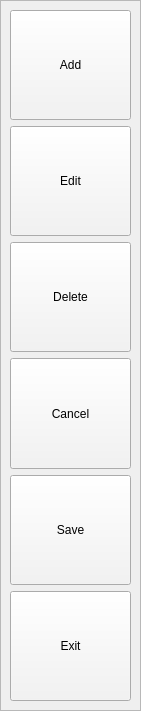
  <widget class="QFrame" name="frame_2">
   <property name="geometry">
    <rect>
     <x>10</x>
     <y>10</y>
     <width>141</width>
     <height>711</height>
    </rect>
   </property>
   <property name="frameShape">
    <enum>QFrame::StyledPanel</enum>
   </property>
   <property name="frameShadow">
    <enum>QFrame::Raised</enum>
   </property>
   <widget class="QWidget" name="verticalLayoutWidget">
    <property name="geometry">
     <rect>
      <x>10</x>
      <y>10</y>
      <width>121</width>
      <height>691</height>
     </rect>
    </property>
    <layout class="QVBoxLayout" name="verticalLayout">
     <item>
      <widget class="QPushButton" name="pushButton_2">
       <property name="sizePolicy">
        <sizepolicy hsizetype="MinimumExpanding" vsizetype="MinimumExpanding">
         <horstretch>0</horstretch>
         <verstretch>0</verstretch>
        </sizepolicy>
       </property>
       <property name="palette">
        <palette>
         <active>
          <colorrole role="Button">
           <brush brushstyle="SolidPattern">
            <color alpha="255">
             <red>243</red>
             <green>243</green>
             <blue>243</blue>
            </color>
           </brush>
          </colorrole>
          <colorrole role="ButtonText">
           <brush brushstyle="SolidPattern">
            <color alpha="255">
             <red>0</red>
             <green>0</green>
             <blue>0</blue>
            </color>
           </brush>
          </colorrole>
         </active>
         <inactive>
          <colorrole role="Button">
           <brush brushstyle="SolidPattern">
            <color alpha="255">
             <red>243</red>
             <green>243</green>
             <blue>243</blue>
            </color>
           </brush>
          </colorrole>
          <colorrole role="ButtonText">
           <brush brushstyle="SolidPattern">
            <color alpha="255">
             <red>0</red>
             <green>0</green>
             <blue>0</blue>
            </color>
           </brush>
          </colorrole>
         </inactive>
         <disabled>
          <colorrole role="Button">
           <brush brushstyle="SolidPattern">
            <color alpha="255">
             <red>243</red>
             <green>243</green>
             <blue>243</blue>
            </color>
           </brush>
          </colorrole>
          <colorrole role="ButtonText">
           <brush brushstyle="SolidPattern">
            <color alpha="255">
             <red>190</red>
             <green>190</green>
             <blue>190</blue>
            </color>
           </brush>
          </colorrole>
         </disabled>
        </palette>
       </property>
       <property name="text">
        <string>Add</string>
       </property>
      </widget>
     </item>
     <item>
      <widget class="QPushButton" name="pushButton_3">
       <property name="sizePolicy">
        <sizepolicy hsizetype="MinimumExpanding" vsizetype="MinimumExpanding">
         <horstretch>0</horstretch>
         <verstretch>0</verstretch>
        </sizepolicy>
       </property>
       <property name="palette">
        <palette>
         <active>
          <colorrole role="Button">
           <brush brushstyle="SolidPattern">
            <color alpha="255">
             <red>243</red>
             <green>243</green>
             <blue>243</blue>
            </color>
           </brush>
          </colorrole>
          <colorrole role="Text">
           <brush brushstyle="SolidPattern">
            <color alpha="255">
             <red>255</red>
             <green>255</green>
             <blue>255</blue>
            </color>
           </brush>
          </colorrole>
          <colorrole role="ButtonText">
           <brush brushstyle="SolidPattern">
            <color alpha="255">
             <red>0</red>
             <green>0</green>
             <blue>0</blue>
            </color>
           </brush>
          </colorrole>
         </active>
         <inactive>
          <colorrole role="Button">
           <brush brushstyle="SolidPattern">
            <color alpha="255">
             <red>243</red>
             <green>243</green>
             <blue>243</blue>
            </color>
           </brush>
          </colorrole>
          <colorrole role="Text">
           <brush brushstyle="SolidPattern">
            <color alpha="255">
             <red>255</red>
             <green>255</green>
             <blue>255</blue>
            </color>
           </brush>
          </colorrole>
          <colorrole role="ButtonText">
           <brush brushstyle="SolidPattern">
            <color alpha="255">
             <red>0</red>
             <green>0</green>
             <blue>0</blue>
            </color>
           </brush>
          </colorrole>
         </inactive>
         <disabled>
          <colorrole role="Button">
           <brush brushstyle="SolidPattern">
            <color alpha="255">
             <red>243</red>
             <green>243</green>
             <blue>243</blue>
            </color>
           </brush>
          </colorrole>
          <colorrole role="Text">
           <brush brushstyle="SolidPattern">
            <color alpha="255">
             <red>190</red>
             <green>190</green>
             <blue>190</blue>
            </color>
           </brush>
          </colorrole>
          <colorrole role="ButtonText">
           <brush brushstyle="SolidPattern">
            <color alpha="255">
             <red>190</red>
             <green>190</green>
             <blue>190</blue>
            </color>
           </brush>
          </colorrole>
         </disabled>
        </palette>
       </property>
       <property name="text">
        <string>Edit</string>
       </property>
      </widget>
     </item>
     <item>
      <widget class="QPushButton" name="pushButton_4">
       <property name="sizePolicy">
        <sizepolicy hsizetype="MinimumExpanding" vsizetype="MinimumExpanding">
         <horstretch>0</horstretch>
         <verstretch>0</verstretch>
        </sizepolicy>
       </property>
       <property name="palette">
        <palette>
         <active>
          <colorrole role="Button">
           <brush brushstyle="SolidPattern">
            <color alpha="255">
             <red>243</red>
             <green>243</green>
             <blue>243</blue>
            </color>
           </brush>
          </colorrole>
          <colorrole role="ButtonText">
           <brush brushstyle="SolidPattern">
            <color alpha="255">
             <red>0</red>
             <green>0</green>
             <blue>0</blue>
            </color>
           </brush>
          </colorrole>
         </active>
         <inactive>
          <colorrole role="Button">
           <brush brushstyle="SolidPattern">
            <color alpha="255">
             <red>243</red>
             <green>243</green>
             <blue>243</blue>
            </color>
           </brush>
          </colorrole>
          <colorrole role="ButtonText">
           <brush brushstyle="SolidPattern">
            <color alpha="255">
             <red>0</red>
             <green>0</green>
             <blue>0</blue>
            </color>
           </brush>
          </colorrole>
         </inactive>
         <disabled>
          <colorrole role="Button">
           <brush brushstyle="SolidPattern">
            <color alpha="255">
             <red>243</red>
             <green>243</green>
             <blue>243</blue>
            </color>
           </brush>
          </colorrole>
          <colorrole role="ButtonText">
           <brush brushstyle="SolidPattern">
            <color alpha="255">
             <red>190</red>
             <green>190</green>
             <blue>190</blue>
            </color>
           </brush>
          </colorrole>
         </disabled>
        </palette>
       </property>
       <property name="text">
        <string>Delete</string>
       </property>
      </widget>
     </item>
     <item>
      <widget class="QPushButton" name="pushButton_49">
       <property name="sizePolicy">
        <sizepolicy hsizetype="MinimumExpanding" vsizetype="MinimumExpanding">
         <horstretch>0</horstretch>
         <verstretch>0</verstretch>
        </sizepolicy>
       </property>
       <property name="palette">
        <palette>
         <active>
          <colorrole role="Button">
           <brush brushstyle="SolidPattern">
            <color alpha="255">
             <red>243</red>
             <green>243</green>
             <blue>243</blue>
            </color>
           </brush>
          </colorrole>
          <colorrole role="ButtonText">
           <brush brushstyle="SolidPattern">
            <color alpha="255">
             <red>0</red>
             <green>0</green>
             <blue>0</blue>
            </color>
           </brush>
          </colorrole>
         </active>
         <inactive>
          <colorrole role="Button">
           <brush brushstyle="SolidPattern">
            <color alpha="255">
             <red>243</red>
             <green>243</green>
             <blue>243</blue>
            </color>
           </brush>
          </colorrole>
          <colorrole role="ButtonText">
           <brush brushstyle="SolidPattern">
            <color alpha="255">
             <red>0</red>
             <green>0</green>
             <blue>0</blue>
            </color>
           </brush>
          </colorrole>
         </inactive>
         <disabled>
          <colorrole role="Button">
           <brush brushstyle="SolidPattern">
            <color alpha="255">
             <red>243</red>
             <green>243</green>
             <blue>243</blue>
            </color>
           </brush>
          </colorrole>
          <colorrole role="ButtonText">
           <brush brushstyle="SolidPattern">
            <color alpha="255">
             <red>190</red>
             <green>190</green>
             <blue>190</blue>
            </color>
           </brush>
          </colorrole>
         </disabled>
        </palette>
       </property>
       <property name="text">
        <string>Cancel</string>
       </property>
      </widget>
     </item>
     <item>
      <widget class="QPushButton" name="pushButton_5">
       <property name="sizePolicy">
        <sizepolicy hsizetype="MinimumExpanding" vsizetype="MinimumExpanding">
         <horstretch>0</horstretch>
         <verstretch>0</verstretch>
        </sizepolicy>
       </property>
       <property name="palette">
        <palette>
         <active>
          <colorrole role="Button">
           <brush brushstyle="SolidPattern">
            <color alpha="255">
             <red>243</red>
             <green>243</green>
             <blue>243</blue>
            </color>
           </brush>
          </colorrole>
          <colorrole role="ButtonText">
           <brush brushstyle="SolidPattern">
            <color alpha="255">
             <red>0</red>
             <green>0</green>
             <blue>0</blue>
            </color>
           </brush>
          </colorrole>
         </active>
         <inactive>
          <colorrole role="Button">
           <brush brushstyle="SolidPattern">
            <color alpha="255">
             <red>243</red>
             <green>243</green>
             <blue>243</blue>
            </color>
           </brush>
          </colorrole>
          <colorrole role="ButtonText">
           <brush brushstyle="SolidPattern">
            <color alpha="255">
             <red>0</red>
             <green>0</green>
             <blue>0</blue>
            </color>
           </brush>
          </colorrole>
         </inactive>
         <disabled>
          <colorrole role="Button">
           <brush brushstyle="SolidPattern">
            <color alpha="255">
             <red>243</red>
             <green>243</green>
             <blue>243</blue>
            </color>
           </brush>
          </colorrole>
          <colorrole role="ButtonText">
           <brush brushstyle="SolidPattern">
            <color alpha="255">
             <red>190</red>
             <green>190</green>
             <blue>190</blue>
            </color>
           </brush>
          </colorrole>
         </disabled>
        </palette>
       </property>
       <property name="text">
        <string>Save</string>
       </property>
      </widget>
     </item>
     <item>
      <widget class="QPushButton" name="pushButton">
       <property name="sizePolicy">
        <sizepolicy hsizetype="MinimumExpanding" vsizetype="MinimumExpanding">
         <horstretch>0</horstretch>
         <verstretch>0</verstretch>
        </sizepolicy>
       </property>
       <property name="palette">
        <palette>
         <active>
          <colorrole role="Button">
           <brush brushstyle="SolidPattern">
            <color alpha="255">
             <red>243</red>
             <green>243</green>
             <blue>243</blue>
            </color>
           </brush>
          </colorrole>
          <colorrole role="ButtonText">
           <brush brushstyle="SolidPattern">
            <color alpha="255">
             <red>0</red>
             <green>0</green>
             <blue>0</blue>
            </color>
           </brush>
          </colorrole>
         </active>
         <inactive>
          <colorrole role="Button">
           <brush brushstyle="SolidPattern">
            <color alpha="255">
             <red>243</red>
             <green>243</green>
             <blue>243</blue>
            </color>
           </brush>
          </colorrole>
          <colorrole role="ButtonText">
           <brush brushstyle="SolidPattern">
            <color alpha="255">
             <red>0</red>
             <green>0</green>
             <blue>0</blue>
            </color>
           </brush>
          </colorrole>
         </inactive>
         <disabled>
          <colorrole role="Button">
           <brush brushstyle="SolidPattern">
            <color alpha="255">
             <red>243</red>
             <green>243</green>
             <blue>243</blue>
            </color>
           </brush>
          </colorrole>
          <colorrole role="ButtonText">
           <brush brushstyle="SolidPattern">
            <color alpha="255">
             <red>190</red>
             <green>190</green>
             <blue>190</blue>
            </color>
           </brush>
          </colorrole>
         </disabled>
        </palette>
       </property>
       <property name="text">
        <string>Exit</string>
       </property>
      </widget>
     </item>
    </layout>
   </widget>
  </widget>
